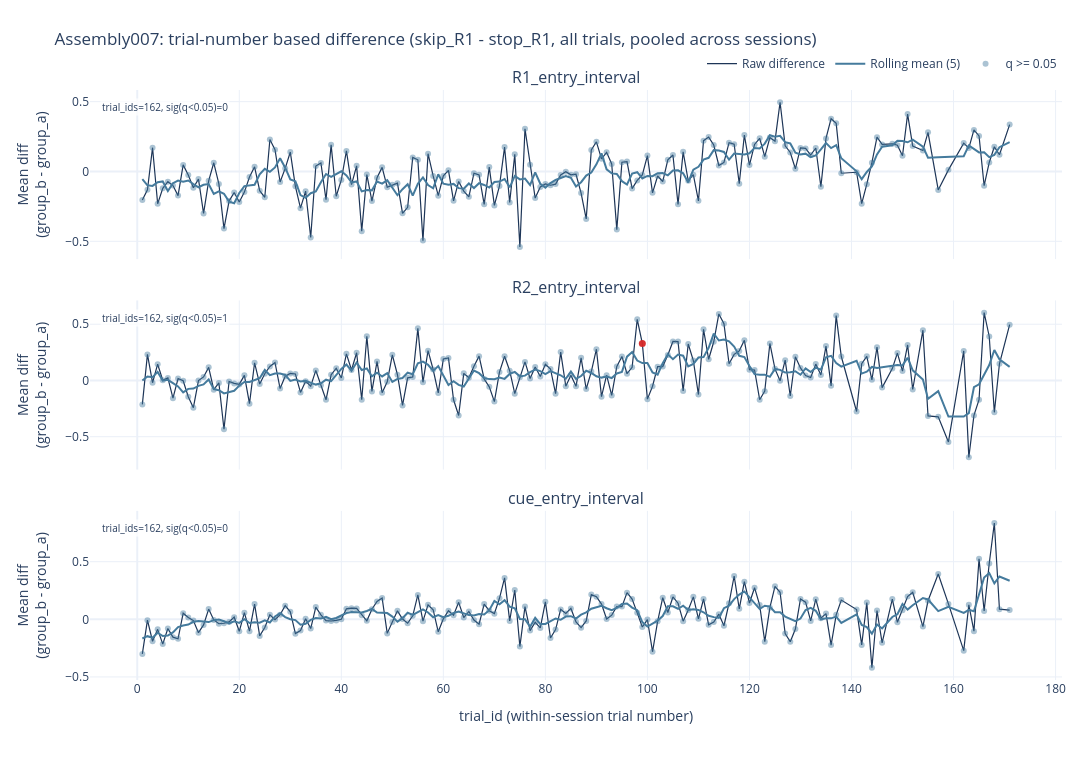

This figure's notebook cell:
### Code cell
# All-trials stop decision: trial-index + within-interval progression + heatmap

trial_index_all_stop_vs_skip = summarize_by_trial_index(trial_means_all_ens12, 'r1_action', 'stop_R1', 'skip_R1')
trial_index_trend_all_stop_vs_skip = summarize_trial_index_trend(trial_index_all_stop_vs_skip)
trial_traj_all_stop_vs_skip = summarize_trial_index_group_trajectory(
    trial_means_all_ens12,
    group_col='r1_action',
    group_order=['stop_R1', 'skip_R1'],
)

print('Trial-index trend summary (all trials): stop vs skip (diff = skip_R1 - stop_R1)')
display(trial_index_trend_all_stop_vs_skip)
print()
print('Significant trial_ids (all trials, stop vs skip; Welch FDR q < 0.05):')
display(trial_index_all_stop_vs_skip.loc[trial_index_all_stop_vs_skip['welch_fdr_q'] < 0.05].head(20))
print('... total significant rows:', int((trial_index_all_stop_vs_skip['welch_fdr_q'] < 0.05).sum()))

plot_trial_index_differences(
    trial_index_all_stop_vs_skip,
    title=f'{TARGET_ASSEMBLY}: trial-number based difference (skip_R1 - stop_R1, all trials, pooled across sessions)',
)

plot_trial_index_group_trajectories(
    trial_traj_all_stop_vs_skip,
    trial_index_all_stop_vs_skip,
    group_col='r1_action',
    group_order=['stop_R1', 'skip_R1'],
    title=f'{TARGET_ASSEMBLY}: trial-number mean trajectories (stop vs skip, all trials)',
    colors=['#f28e2b', '#7b2cbf'],
)

binwise_all_stop_vs_skip_raw = summarize_binwise_overall(all_bins_ens12, 'r1_action', 'stop_R1', 'skip_R1', window_half_bins=0)
binwise_all_stop_vs_skip = summarize_binwise_overall(all_bins_ens12, 'r1_action', 'stop_R1', 'skip_R1', window_half_bins=1)
bintraj_all_stop_vs_skip = summarize_binwise_group_trajectory(all_bins_ens12, 'r1_action', ['stop_R1', 'skip_R1'])
session_bin_all_stop_vs_skip = summarize_binwise_by_session(all_bins_ens12, 'r1_action', 'stop_R1', 'skip_R1')

print()
print('Within-interval binwise significance summary (all trials, stop vs skip):')
display(
    binwise_all_stop_vs_skip.groupby('interval_name', dropna=False)
    .agg(
        n_bins_tested=('bin_idx', 'size'),
        n_sig_welch_fdr=('welch_fdr_q', lambda s: int((s < 0.05).sum())),
        median_abs_diff=('diff_b_minus_a', lambda s: float(np.nanmedian(np.abs(s)))),
    )
    .reset_index()
)

print()
print('Session-resolved binwise significant counts (all trials, stop vs skip; Welch FDR q < 0.05):')
display(
    session_bin_all_stop_vs_skip.groupby('interval_name', dropna=False)['welch_fdr_q']
    .apply(lambda s: int((s < 0.05).sum()))
    .reset_index(name='n_sig_session_bins')
)

plot_binwise_trajectories_with_significance(
    bintraj_all_stop_vs_skip,
    [
        {
            'summary_df': binwise_all_stop_vs_skip_raw,
            'panel_title': 'Raw bins',
            'sig_label': 'q < 0.05 (raw bin)',
            'window_desc': 'center bin only',
        },
        {
            'summary_df': binwise_all_stop_vs_skip,
            'panel_title': '3-bin window',
            'sig_label': 'q < 0.05 (3-bin window)',
            'window_desc': 'center±1 bin',
        },
    ],
    group_col='r1_action',
    group_order=['stop_R1', 'skip_R1'],
    title=f'{TARGET_ASSEMBLY}: within-interval progression (stop vs skip, all trials) | raw-bin vs center±1-bin significance',
    colors=['#f28e2b', '#7b2cbf'],
)

fig_plotly_all_stop_heatmap = plot_session_bin_effect_heatmaps_plotly(
    session_bin_all_stop_vs_skip,
    title=f'{TARGET_ASSEMBLY}: session-resolved within-interval effect map (skip_R1 - stop_R1) [all trials]',
    effect_label='skip_R1 - stop_R1',
)
fig_plotly_all_stop_heatmap.show()

### Figure 1 — Plotly figure (JSON) as saved in the notebook; plotly's stock layout.template omitted (floating-point values rounded to 4 significant figures; data arrays with more than 128 entries replaced by an {"elided": "..."} marker saying what was removed)
{"data": [{"hovertemplate": "trial_id=%{x}<br>Diff=%{y:.4f}<extra></extra>", "line": {"color": "#1d3557", "width": 1.2}, "mode": "lines", "name": "Raw difference", "showlegend": true, "type": "scatter", "x": {"elided": "162 int values"}, "xaxis": "x", "y": {"elided": "162 float values"}, "yaxis": "y"}, {"hovertemplate": "trial_id=%{x}<br>Rolling diff=%{y:.4f}<extra></extra>", "line": {"color": "#457b9d", "width": 2}, "mode": "lines", "name": "Rolling mean (5)", "showlegend": true, "type": "scatter", "x": {"elided": "162 int values"}, "xaxis": "x", "y": {"elided": "162 float values"}, "yaxis": "y"}, {"hovertemplate": "trial_id=%{x}<br>Diff=%{y:.4f}<extra></extra>", "marker": {"color": "#457b9d", "opacity": 0.45, "size": 6}, "mode": "markers", "name": "q >= 0.05", "showlegend": true, "type": "scatter", "x": {"elided": "162 int values"}, "xaxis": "x", "y": {"elided": "162 float values"}, "yaxis": "y"}, {"hovertemplate": "trial_id=%{x}<br>Diff=%{y:.4f}<extra></extra>", "line": {"color": "#1d3557", "width": 1.2}, "mode": "lines", "name": "Raw difference", "showlegend": false, "type": "scatter", "x": {"elided": "162 int values"}, "xaxis": "x2", "y": {"elided": "162 float values"}, "yaxis": "y2"}, {"hovertemplate": "trial_id=%{x}<br>Rolling diff=%{y:.4f}<extra></extra>", "line": {"color": "#457b9d", "width": 2}, "mode": "lines", "name": "Rolling mean (5)", "showlegend": false, "type": "scatter", "x": {"elided": "162 int values"}, "xaxis": "x2", "y": {"elided": "162 float values"}, "yaxis": "y2"}, {"hovertemplate": "trial_id=%{x}<br>Diff=%{y:.4f}<extra></extra>", "marker": {"color": "#457b9d", "opacity": 0.45, "size": 6}, "mode": "markers", "name": "q >= 0.05", "showlegend": false, "type": "scatter", "x": {"elided": "161 int values"}, "xaxis": "x2", "y": {"elided": "161 float values"}, "yaxis": "y2"}, {"hovertemplate": "trial_id=%{x}<br>Diff=%{y:.4f}<extra></extra>", "marker": {"color": "#d62828", "opacity": 0.95, "size": 7}, "mode": "markers", "name": "q < 0.05", "showlegend": false, "type": "scatter", "x": [99], "xaxis": "x2", "y": [0.3299], "yaxis": "y2"}, {"hovertemplate": "trial_id=%{x}<br>Diff=%{y:.4f}<extra></extra>", "line": {"color": "#1d3557", "width": 1.2}, "mode": "lines", "name": "Raw difference", "showlegend": false, "type": "scatter", "x": {"elided": "162 int values"}, "xaxis": "x3", "y": {"elided": "162 float values"}, "yaxis": "y3"}, {"hovertemplate": "trial_id=%{x}<br>Rolling diff=%{y:.4f}<extra></extra>", "line": {"color": "#457b9d", "width": 2}, "mode": "lines", "name": "Rolling mean (5)", "showlegend": false, "type": "scatter", "x": {"elided": "162 int values"}, "xaxis": "x3", "y": {"elided": "162 float values"}, "yaxis": "y3"}, {"hovertemplate": "trial_id=%{x}<br>Diff=%{y:.4f}<extra></extra>", "marker": {"color": "#457b9d", "opacity": 0.45, "size": 6}, "mode": "markers", "name": "q >= 0.05", "showlegend": false, "type": "scatter", "x": {"elided": "162 int values"}, "xaxis": "x3", "y": {"elided": "162 float values"}, "yaxis": "y3"}], "layout": {"annotations": [{"font": {"size": 16}, "showarrow": false, "text": "R1_entry_interval", "x": 0.5, "xanchor": "center", "xref": "paper", "y": 1, "yanchor": "bottom", "yref": "paper"}, {"font": {"size": 16}, "showarrow": false, "text": "R2_entry_interval", "x": 0.5, "xanchor": "center", "xref": "paper", "y": 0.6433, "yanchor": "bottom", "yref": "paper"}, {"font": {"size": 16}, "showarrow": false, "text": "cue_entry_interval", "x": 0.5, "xanchor": "center", "xref": "paper", "y": 0.2867, "yanchor": "bottom", "yref": "paper"}, {"bgcolor": "rgba(255,255,255,0.75)", "font": {"size": 10}, "showarrow": false, "text": "trial_ids=162, sig(q<0.05)=0", "x": 0.01, "xanchor": "left", "xref": "x domain", "y": 0.95, "yanchor": "top", "yref": "y domain"}, {"bgcolor": "rgba(255,255,255,0.75)", "font": {"size": 10}, "showarrow": false, "text": "trial_ids=162, sig(q<0.05)=1", "x": 0.01, "xanchor": "left", "xref": "x2 domain", "y": 0.95, "yanchor": "top", "yref": "y2 domain"}, {"bgcolor": "rgba(255,255,255,0.75)", "font": {"size": 10}, "showarrow": false, "text": "trial_ids=162, sig(q<0.05)=0", "x": 0.01, "xanchor": "left", "xref": "x3 domain", "y": 0.95, "yanchor": "top", "yref": "y3 domain"}], "height": 760, "legend": {"orientation": "h", "x": 1, "xanchor": "right", "y": 1.02, "yanchor": "bottom"}, "margin": {"b": 80, "l": 90, "r": 30, "t": 90}, "title": {"text": "Assembly007: trial-number based difference (skip_R1 - stop_R1, all trials, pooled across sessions)"}, "width": 1180, "xaxis": {"anchor": "y", "domain": [0, 1], "matches": "x3", "showticklabels": false}, "xaxis2": {"anchor": "y2", "domain": [0, 1], "matches": "x3", "showticklabels": false}, "xaxis3": {"anchor": "y3", "domain": [0, 1], "title": {"text": "trial_id (within-session trial number)"}}, "yaxis": {"anchor": "x", "domain": [0.7133, 1], "title": {"text": "Mean diff<br>(group_b - group_a)"}}, "yaxis2": {"anchor": "x2", "domain": [0.3567, 0.6433], "title": {"text": "Mean diff<br>(group_b - group_a)"}}, "yaxis3": {"anchor": "x3", "domain": [0, 0.2867], "title": {"text": "Mean diff<br>(group_b - group_a)"}}}}
